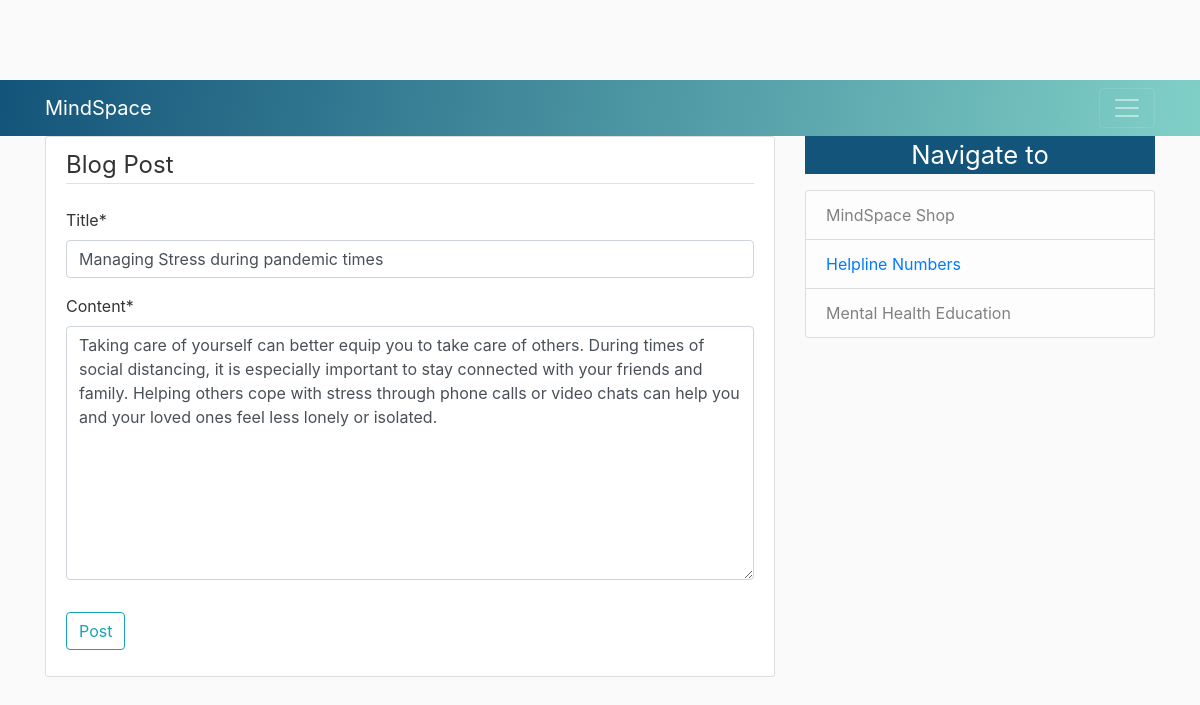
Page /blog/posts/3/update (signed in) on the committed database.
### Blog/models.py (models this page shows, shortened)
class Posts(models.Model):
	title = models.CharField(max_length=100)
	content = models.TextField()
	date = models.DateTimeField(default=timezone.now)
	author = models.ForeignKey(User,on_delete = models.CASCADE)
	tags = TaggableManager()

### Blog/views.py (the view, shortened to what this page needs)
# urls.py: path('posts/<int:pk>/update', PostUpdateView.as_view(), name='post-update'),
class PostUpdateView(LoginRequiredMixin, UserPassesTestMixin, UpdateView):
	model = Posts
	fields = ['title','content','tags']
	def test_func(self):
		post = self.get_object()
		if self.request.user == post.author:
			return True
		return False

### Blog/templates/Blog/Posts_form.html (shortened to what this page needs)
{% extends "Blog/base.html" %}
{% load crispy_forms_tags %}
{%block content %}
	<div class="content-section">
		<form method="POST">
			<fieldset class="form-group">
				<legend class="border-bottom mb-4">
				Blog Post
				</legend>
				{{form | crispy }}
			</fieldset>
			<div class="form-group">
				<button class="btn btn-outline-info" type="submit">Post</button>
			</div>
		</form>
	</div>
{% endblock content %}

### Blog/static/Blog/main.css (style rules this page uses)
body { background: #fafafa; color: #333333; margin-top: 5rem; }
.content-section { background: #ffffff; padding: 10px 20px; border: 1px solid #dddddd; border-radius: 3px; margin-bottom: 20px; }

### rows in the picture
Posts: title "Managing Stress during pandemic times", content "Taking care of yourself can better equip you to take care of others. During times of social distancing, it is especially important to stay connected with your friends and family. Helping others cope with stress through phone calls or video chats can help you and your loved ones feel less lonely or isolated."
